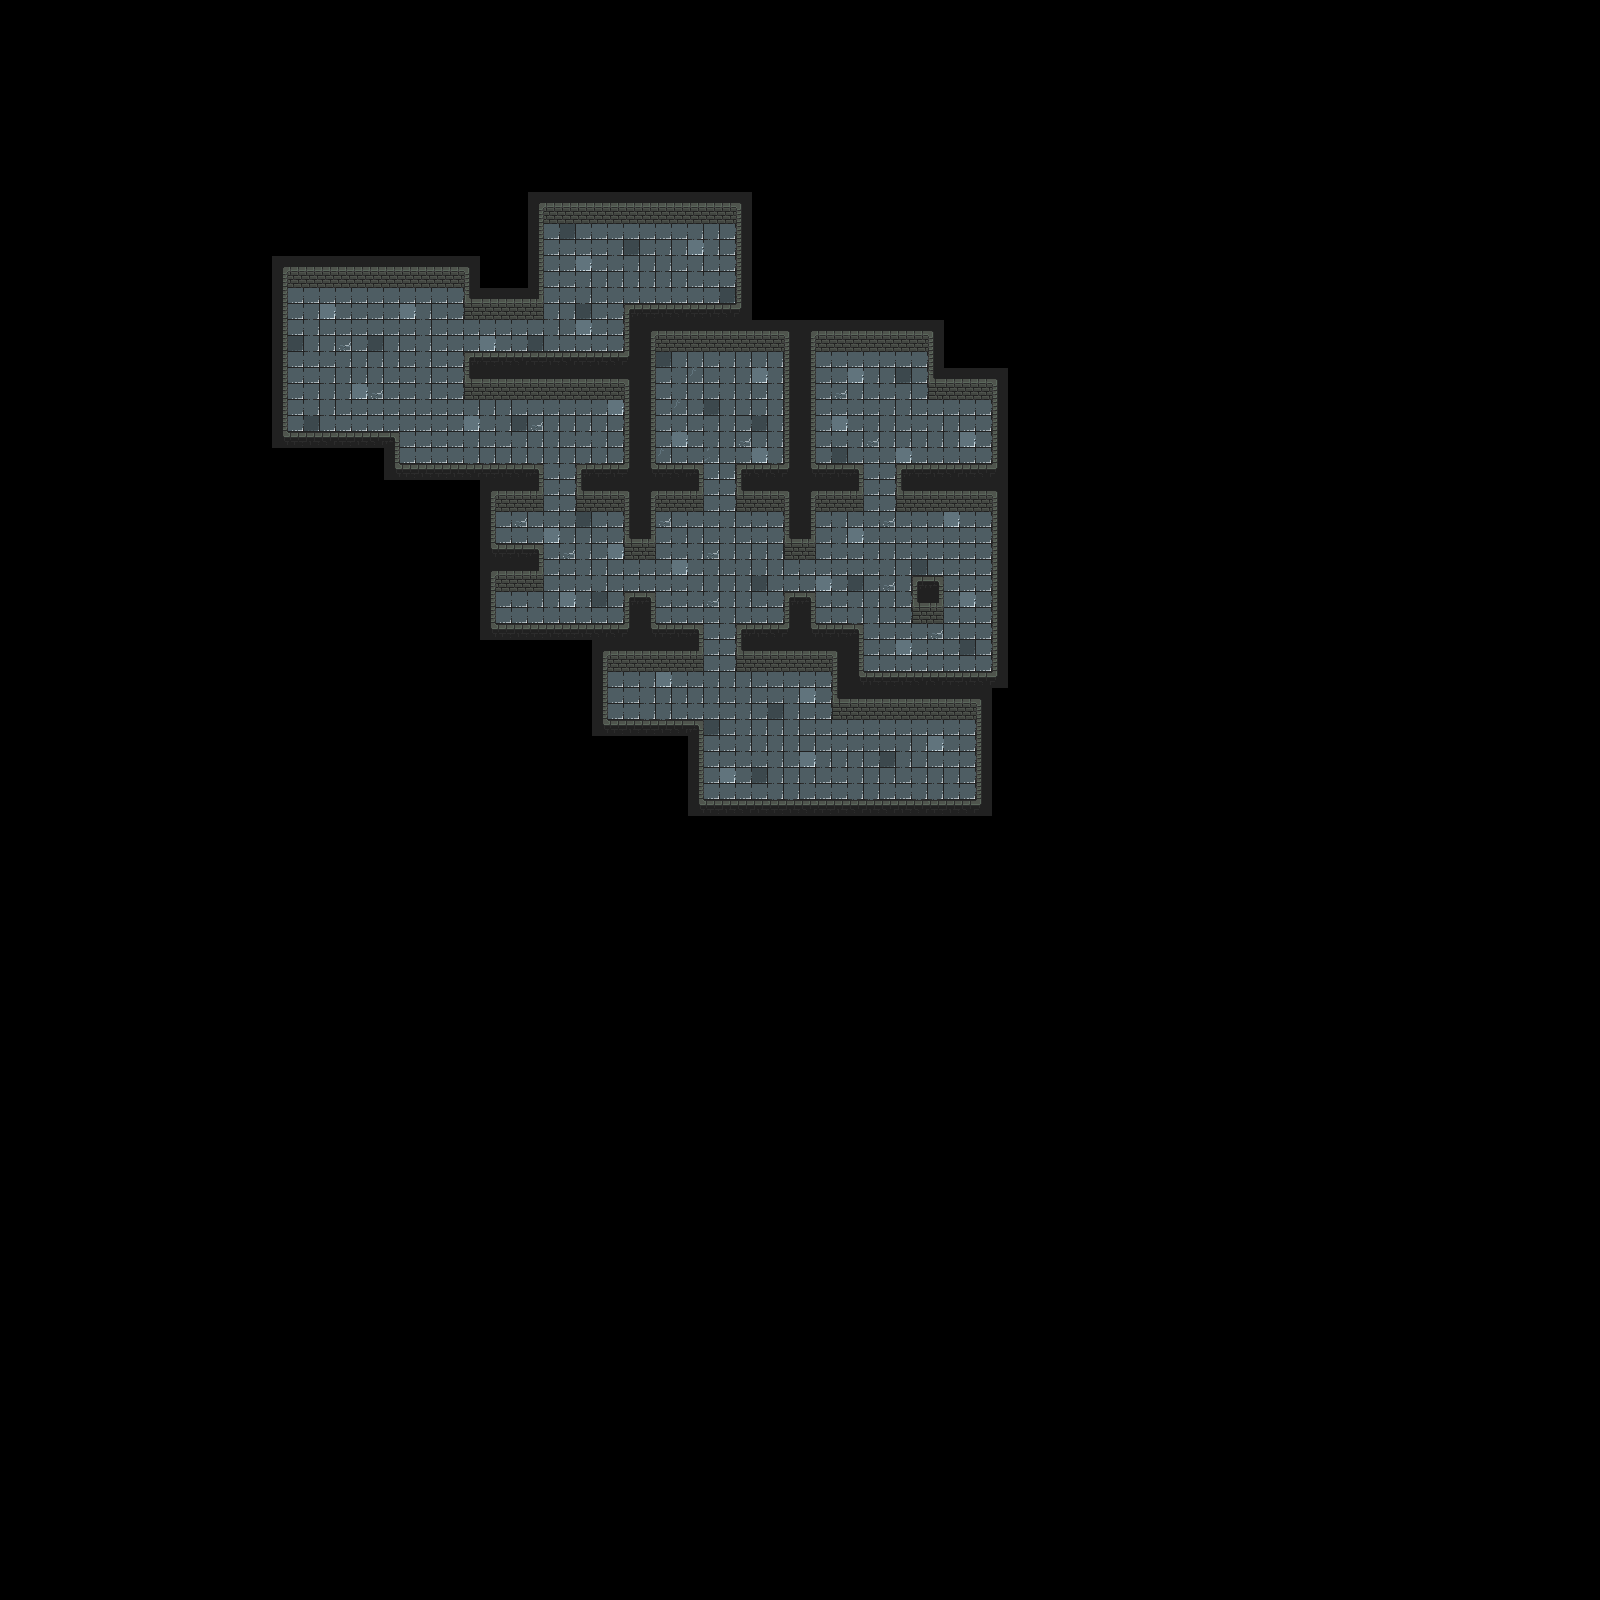

A 2D game scene composited from a Tiled map and its tileset images. What follows is a short description and the map's XML, with each tile layer's data collapsed to a summary:
An orthogonal 100x100 tile map with 16x16 px tiles, 3 tile layers (Ground, SideWalls, Walls), 9 tilesets and 70 objects.

<map version="1.10" tiledversion="1.10.1" orientation="orthogonal" renderorder="right-down" width="100" height="100" tilewidth="16" tileheight="16" infinite="0" nextlayerid="20" nextobjectid="446">
 <editorsettings>
  <export target="../../TileSets/Ebene-01.json" format="json" />
 </editorsettings>
 <tileset firstgid="1" name="Ebene1" tilewidth="16" tileheight="16" tilecount="30" columns="6">
  <image source="../../images/Tilesets/TileSetEbene1.png" width="96" height="80" />
  <tile id="0">
   <properties>
    <property name="collides" type="bool" value="false" />
   </properties>
  </tile>
  <tile id="1">
   <properties>
    <property name="collides" type="bool" value="false" />
   </properties>
  </tile>
  <tile id="2">
   <properties>
    <property name="collides" type="bool" value="false" />
   </properties>
  </tile>
  <tile id="3">
   <properties>
    <property name="collides" type="bool" value="false" />
   </properties>
  </tile>
  <tile id="4">
   <properties>
    <property name="collides" type="bool" value="false" />
   </properties>
  </tile>
  <tile id="5">
   <properties>
    <property name="collides" type="bool" value="false" />
   </properties>
  </tile>
  <tile id="6">
   <properties>
    <property name="collides" type="bool" value="false" />
   </properties>
  </tile>
  <tile id="7">
   <properties>
    <property name="collides" type="bool" value="true" />
   </properties>
  </tile>
  <tile id="8">
   <properties>
    <property name="collides" type="bool" value="false" />
   </properties>
  </tile>
  <tile id="9">
   <properties>
    <property name="collides" type="bool" value="false" />
   </properties>
  </tile>
  <tile id="10">
   <properties>
    <property name="collides" type="bool" value="true" />
   </properties>
  </tile>
  <tile id="11">
   <properties>
    <property name="collides" type="bool" value="false" />
   </properties>
  </tile>
  <tile id="12">
   <properties>
    <property name="collides" type="bool" value="true" />
   </properties>
  </tile>
  <tile id="13">
   <properties>
    <property name="collides" type="bool" value="true" />
   </properties>
  </tile>
  <tile id="14">
   <properties>
    <property name="collides" type="bool" value="true" />
   </properties>
  </tile>
  <tile id="15">
   <properties>
    <property name="collides" type="bool" value="true" />
   </properties>
  </tile>
  <tile id="16">
   <properties>
    <property name="collides" type="bool" value="true" />
   </properties>
  </tile>
  <tile id="17">
   <properties>
    <property name="collides" type="bool" value="true" />
   </properties>
  </tile>
  <tile id="18">
   <properties>
    <property name="collides" type="bool" value="true" />
   </properties>
  </tile>
  <tile id="19">
   <properties>
    <property name="collides" type="bool" value="true" />
   </properties>
  </tile>
  <tile id="20">
   <properties>
    <property name="collides" type="bool" value="true" />
   </properties>
  </tile>
  <tile id="21">
   <properties>
    <property name="collides" type="bool" value="true" />
   </properties>
  </tile>
  <tile id="22">
   <properties>
    <property name="collides" type="bool" value="true" />
   </properties>
  </tile>
  <tile id="23">
   <properties>
    <property name="collides" type="bool" value="true" />
   </properties>
  </tile>
  <tile id="24">
   <properties>
    <property name="collides" type="bool" value="true" />
   </properties>
  </tile>
  <tile id="25">
   <properties>
    <property name="collides" type="bool" value="true" />
   </properties>
  </tile>
  <tile id="26">
   <properties>
    <property name="collides" type="bool" value="true" />
   </properties>
  </tile>
  <tile id="27">
   <properties>
    <property name="collides" type="bool" value="true" />
   </properties>
  </tile>
  <tile id="28">
   <properties>
    <property name="collides" type="bool" value="false" />
   </properties>
  </tile>
  <tile id="29">
   <properties>
    <property name="collides" type="bool" value="false" />
   </properties>
  </tile>
 </tileset>
 <tileset firstgid="31" name="Slime_idle-Sheet" tilewidth="16" tileheight="16" tilecount="2" columns="2">
  <image source="../../sprites/enemy1/Slime_idle-Sheet.png" width="32" height="16" />
 </tileset>
 <tileset firstgid="33" name="normal_Chest" tilewidth="16" tileheight="16" tilecount="5" columns="5">
  <image source="../../sprites/Objects/chests/normal_Chest-Sheet.png" width="80" height="16" />
 </tileset>
 <tileset firstgid="38" name="Small_LightPillar_Sphere" tilewidth="16" tileheight="16" tilecount="1" columns="1">
  <image source="../../sprites/Icons/Small_LightPillar_Sphere.png" width="16" height="16" />
 </tileset>
 <tileset firstgid="39" name="Small_LightPillar-Sheet" tilewidth="16" tileheight="24" tilecount="9" columns="9">
  <image source="../../sprites/Objects/lightPillar/Small_LightPillar-Sheet.png" width="144" height="24" />
 </tileset>
 <tileset firstgid="48" name="Slime2_idle-Sheet" tilewidth="16" tileheight="16" tilecount="2" columns="2">
  <image source="../../sprites/enemy2/Slime2_idle-Sheet.png" width="32" height="16" />
 </tileset>
 <tileset firstgid="50" name="Slime3_idle-Sheet" tilewidth="16" tileheight="16" tilecount="2" columns="2">
  <image source="../../sprites/enemy3/Slime3_idle-Sheet.png" width="32" height="16" />
 </tileset>
 <tileset firstgid="52" name="hearth_Chest-Sheet" tilewidth="16" tileheight="16" tilecount="5" columns="5">
  <image source="../../sprites/Objects/chests/hearth_Chest-Sheet.png" width="80" height="16" />
 </tileset>
 <tileset firstgid="57" name="Stairs" tilewidth="16" tileheight="16" tilecount="1" columns="1">
  <image source="../../sprites/Objects/stairs/Stairs.png" width="16" height="16" />
 </tileset>
 <layer id="3" name="Ground" width="100" height="100" locked="1">
  <data>[10000 cells, 711 non-empty, 10 distinct tile ids]</data>
 </layer>
 <layer id="2" name="SideWalls" width="100" height="100" locked="1">
  <data>[10000 cells, 107 non-empty, 3 distinct tile ids]</data>
 </layer>
 <layer id="5" name="Walls" width="100" height="100" locked="1">
  <data>[10000 cells, 472 non-empty, 17 distinct tile ids]</data>
 </layer>
 <objectgroup id="11" name="LightPillars" locked="1">
  <object id="373" gid="39" x="832" y="528" width="16" height="24" />
  <object id="374" gid="39" x="928" y="640" width="16" height="24" />
  <object id="375" gid="39" x="768" y="688" width="16" height="24" />
  <object id="376" gid="39" x="672" y="688" width="16" height="24" />
  <object id="377" gid="39" x="592" y="528" width="16" height="24" />
  <object id="378" gid="39" x="512" y="528" width="16" height="24" />
  <object id="379" gid="39" x="464" y="416" width="16" height="24" />
  <object id="380" gid="39" x="368" y="304" width="16" height="24" />
  <object id="381" gid="39" x="320" y="384" width="16" height="24" />
  <object id="382" gid="39" x="576" y="240" width="16" height="24" />
  <object id="383" gid="39" x="672" y="528" width="16" height="24" />
  <object id="384" gid="39" x="880" y="736" width="16" height="24" />
  <object id="385" gid="39" x="928" y="416" width="16" height="24" />
  <object id="386" gid="39" x="832" y="368" width="16" height="24" />
 </objectgroup>
 <objectgroup id="13" name="SmallSpheres" locked="1">
  <object id="387" gid="38" x="816" y="560" width="16" height="16" />
  </objectgroup>
 <objectgroup id="12" name="NormalChests" locked="1">
  <!-- 13 objects omitted --></objectgroup>
 <objectgroup id="18" name="HearthChests" locked="1">
  <!-- 1 objects omitted --></objectgroup>
 <objectgroup id="14" name="Slimes" locked="1">
  <!-- 5 objects omitted --></objectgroup>
 <objectgroup id="15" name="Slimes2" locked="1">
  <!-- 10 objects omitted --></objectgroup>
 <objectgroup id="16" name="Slimes3" locked="1">
  <!-- 12 objects omitted --></objectgroup>
 <objectgroup id="19" name="Stairs">
  <!-- 1 objects omitted --></objectgroup>
</map>
<!-- 55 of 70 objects omitted -->
